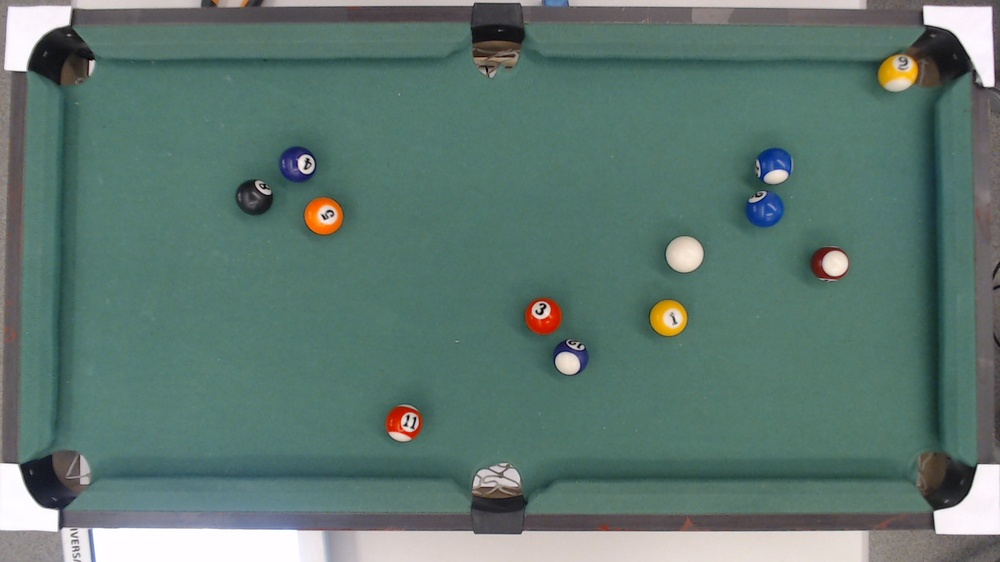
#> input picture Fotos_Mesa_Sinuca/Mesa_Sinuca_Color_1.jpg, 1000 x 562 px, shrunk from 1920 x 1080 before the run, found by its file name
$ python visualizacao.py
#> lines starting #> are read from the running program, lines starting #| are printed output that depends on the picture; after the words box and inside, x2 and y2 are one past the last pixel; in counts of white or black regions, pixels touching at a corner belong together
import cv2
import matplotlib.pyplot as plt
import numpy as np


# Caminho para a imagem
caminho_img = "visao_Robotica/Fotos_Mesa_Sinuca/Mesa_Sinuca_Color_1.jpg"

# Carregando a imagem colorida
img_in_color = cv2.imread(caminho_img, cv2.IMREAD_COLOR)
#> img_in_color is the input picture: shape (562, 1000, 3); mean B, G, R 112.3, 119.6, 94
# Recorta a imagem do tamanho da mesa
# img_in_color = img_in_color[1:1028, :] # y - x
# Carregando a imagem em escala de cinza
img_in_gray = cv2.imread(caminho_img, cv2.IMREAD_GRAYSCALE)
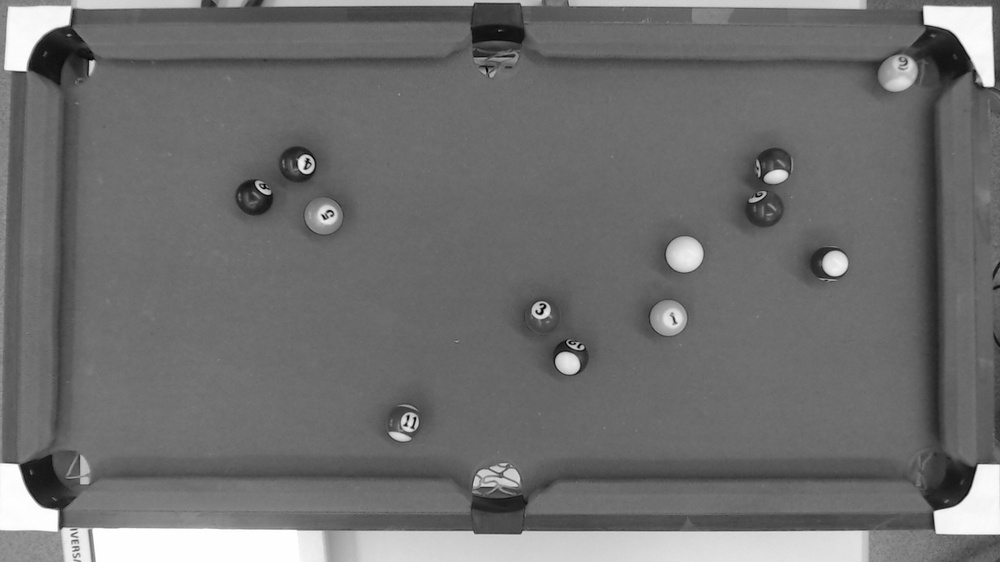
#> img_in_gray: shape (562, 1000); min 0, max 255, mean 111.1
# Filtro para identificar a bola branca
img_bin = (np.where(img_in_gray > 220, 255, 0)).astype(np.uint8)
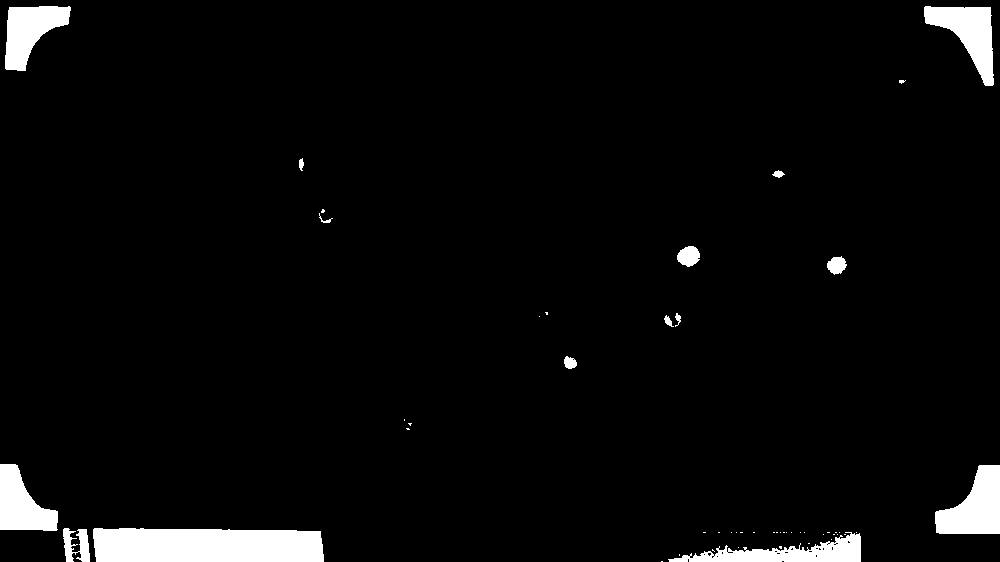
#> img_bin: shape (562, 1000); 4% white; 51 white regions (36 under 20 px), largest, box (x1, y1, x2, y2) and area: (93, 528, 324, 562) 7441, (935, 465, 1000, 534) 2905, (924, 6, 994, 86) 2688


kernel = np.ones((3,3), np.uint8)
dilation = cv2.dilate(img_bin, kernel, iterations=3)
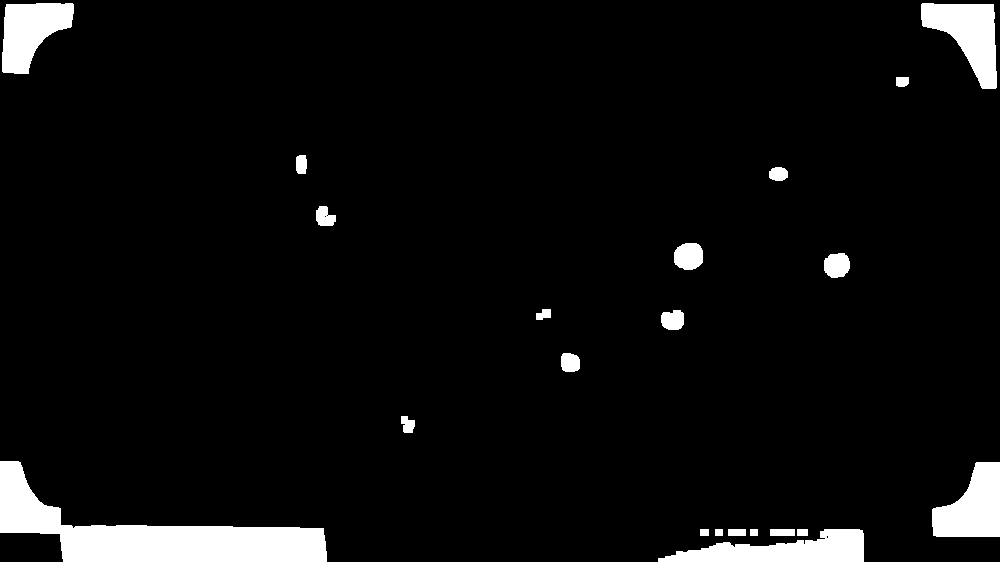
#> dilation: shape (562, 1000); 5.4% white; 21 white regions, largest, box (x1, y1, x2, y2) and area: (0, 461, 327, 562) 12451, (658, 529, 864, 562) 3989, (921, 3, 997, 89) 3634
erosion = cv2.erode(dilation, kernel, iterations = 3)
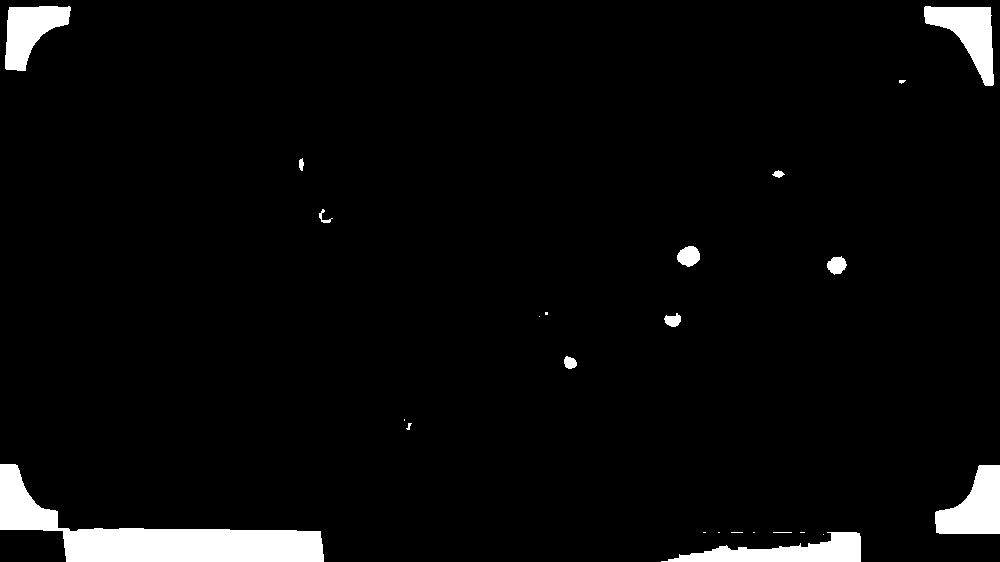
#> erosion: shape (562, 1000); 4.1% white; 24 white regions (11 under 20 px), largest, box (x1, y1, x2, y2) and area: (0, 464, 324, 562) 10867, (661, 532, 861, 562) 3049, (935, 465, 1000, 534) 2905


# Plota as imagens
fig, axs = plt.subplots(1, 2, figsize=(12, 4))

# Exibir a imagem colorida
axs[0].imshow(cv2.cvtColor(img_in_color, cv2.COLOR_BGR2RGB))  # Converter BGR para RGB
axs[0].set_title('img_in_color')

# Exibir a imagem em escala de cinza
axs[1].imshow(img_in_gray, cmap='gray', vmin=0, vmax=255)
axs[1].set_title('img_in_gray')

plt.show()
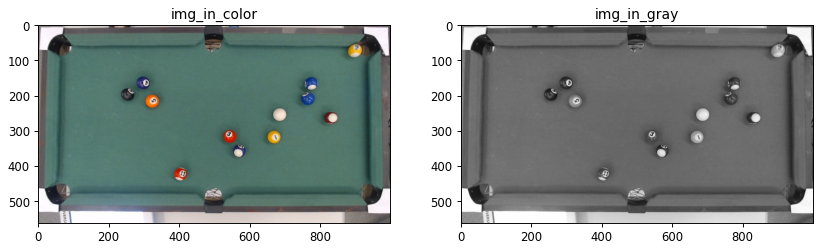
#> figure drawn by matplotlib, 2 panels

$ run again, with Fotos_Mesa_Sinuca/Mesa_Sinuca_Color_3.jpg copied over Fotos_Mesa_Sinuca/Mesa_Sinuca_Color_1.jpg
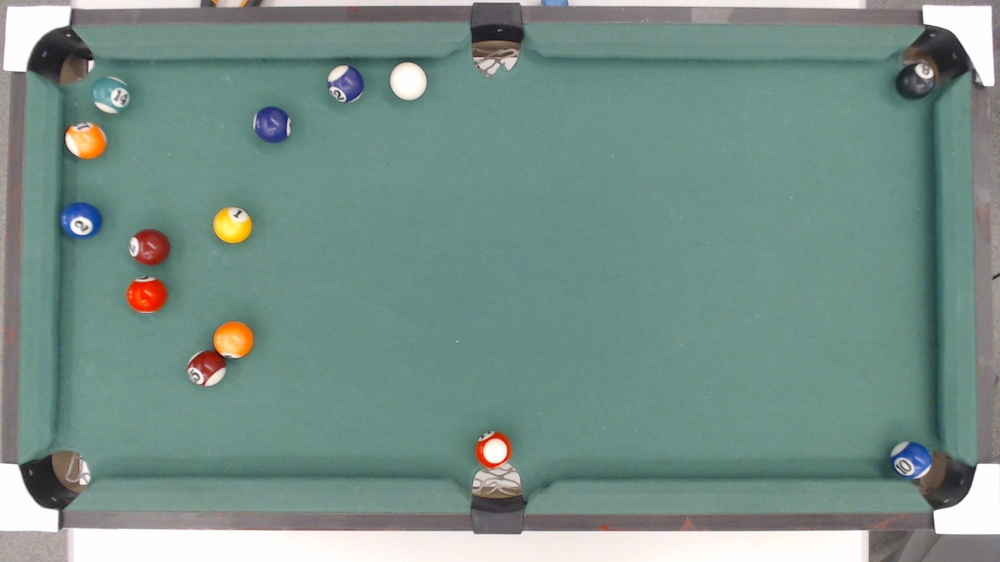
#> input picture Fotos_Mesa_Sinuca/Mesa_Sinuca_Color_3.jpg, 1000 x 562 px, shrunk from 1920 x 1080 before the run, found by its file name
#> img_in_color is the input picture: shape (562, 1000, 3); mean B, G, R 137.2, 144.3, 119
#> `img_bin = (np.where(img_in_gray > 220, 255, 0)).astype(np.uint8)`:
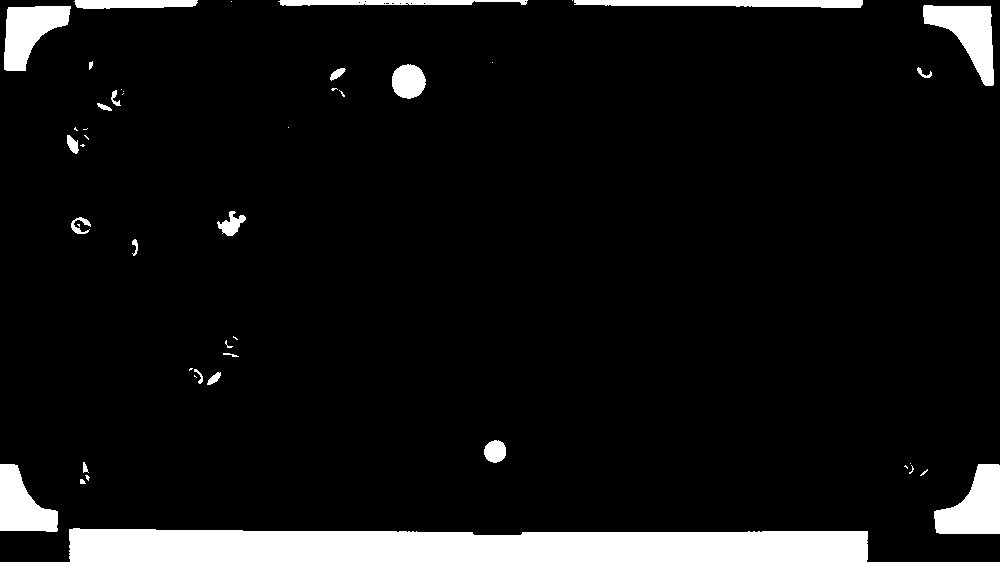
#> img_bin: shape (562, 1000); 7.5% white; 47 white regions (22 under 20 px), largest, box (x1, y1, x2, y2) and area: (69, 528, 868, 562) 24531, (934, 464, 1000, 534) 2998, (923, 5, 994, 86) 2847
#> dilation: shape (562, 1000); 9.8% white; 25 white regions, largest, box (x1, y1, x2, y2) and area: (66, 525, 871, 562) 27204, (1, 0, 201, 74) 4818, (920, 2, 997, 89) 3801
#> erosion: shape (562, 1000); 7.6% white; 28 white regions (5 under 20 px), largest, box (x1, y1, x2, y2) and area: (69, 528, 868, 562) 24561, (4, 0, 198, 71) 3576, (934, 464, 1000, 534) 2999
#> `plt.show()`:
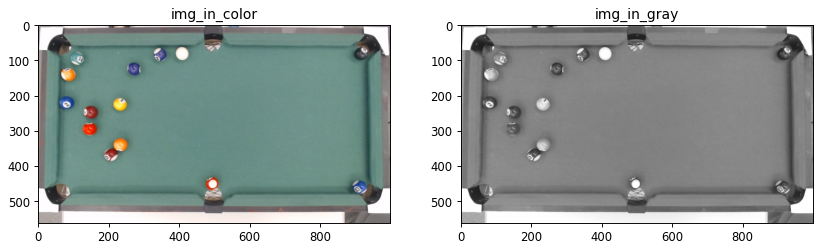
#> figure drawn by matplotlib, 2 panels

$ run again, with Fotos_Mesa_Sinuca/Mesa_Sinuca_Color_4.jpg copied over Fotos_Mesa_Sinuca/Mesa_Sinuca_Color_1.jpg
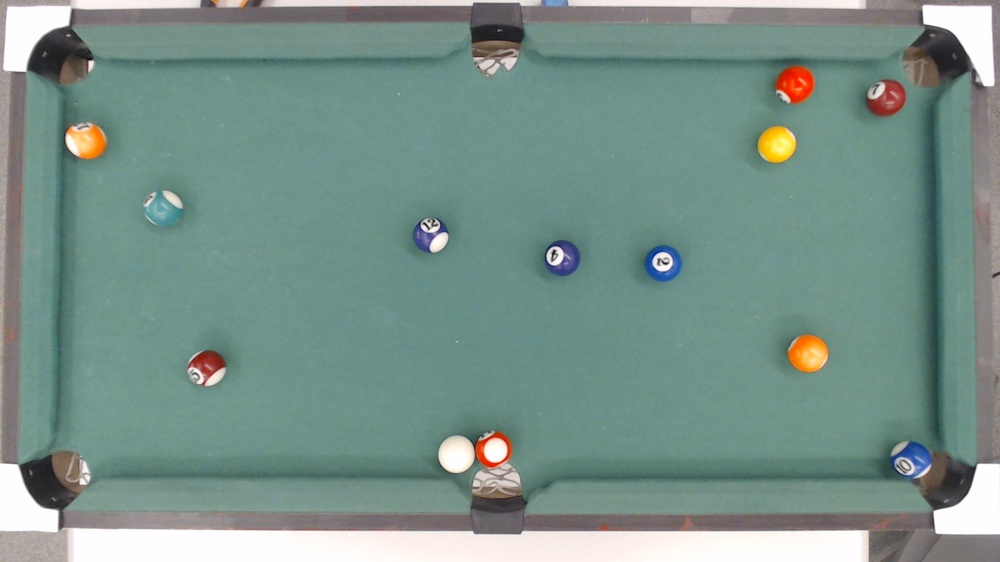
#> input picture Fotos_Mesa_Sinuca/Mesa_Sinuca_Color_4.jpg, 1000 x 562 px, shrunk from 1920 x 1080 before the run, found by its file name
#> img_in_color is the input picture: shape (562, 1000, 3); mean B, G, R 138.6, 146.2, 121
#> `img_bin = (np.where(img_in_gray > 220, 255, 0)).astype(np.uint8)`:
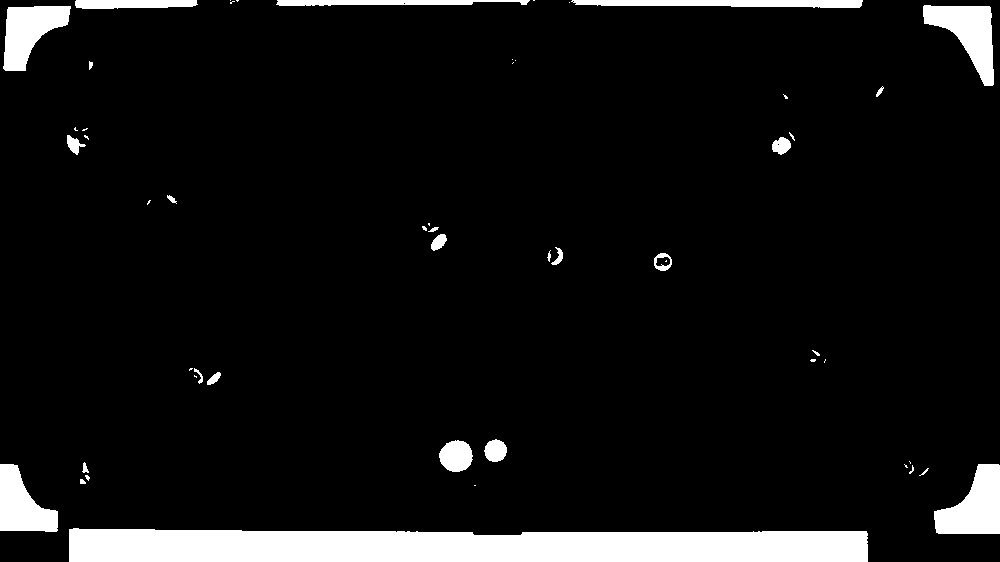
#> img_bin: shape (562, 1000); 7.5% white; 52 white regions (26 under 20 px), largest, box (x1, y1, x2, y2) and area: (69, 528, 868, 562) 24533, (934, 464, 1000, 534) 2999, (923, 5, 994, 86) 2855
#> dilation: shape (562, 1000); 9.8% white; 26 white regions, largest, box (x1, y1, x2, y2) and area: (66, 525, 871, 562) 27195, (0, 0, 201, 74) 4848, (920, 2, 997, 89) 3809
#> erosion: shape (562, 1000); 7.6% white; 28 white regions (5 under 20 px), largest, box (x1, y1, x2, y2) and area: (69, 528, 868, 562) 24552, (0, 0, 198, 71) 3603, (934, 464, 1000, 534) 3000
#> `plt.show()`:
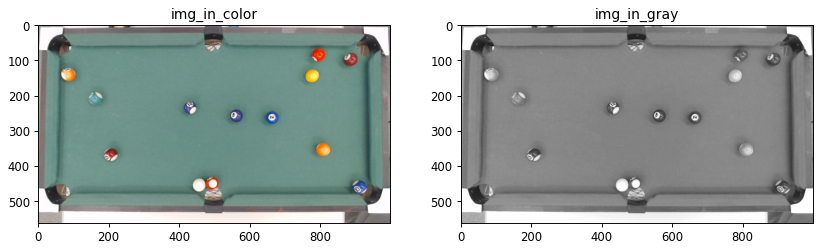
#> figure drawn by matplotlib, 2 panels
